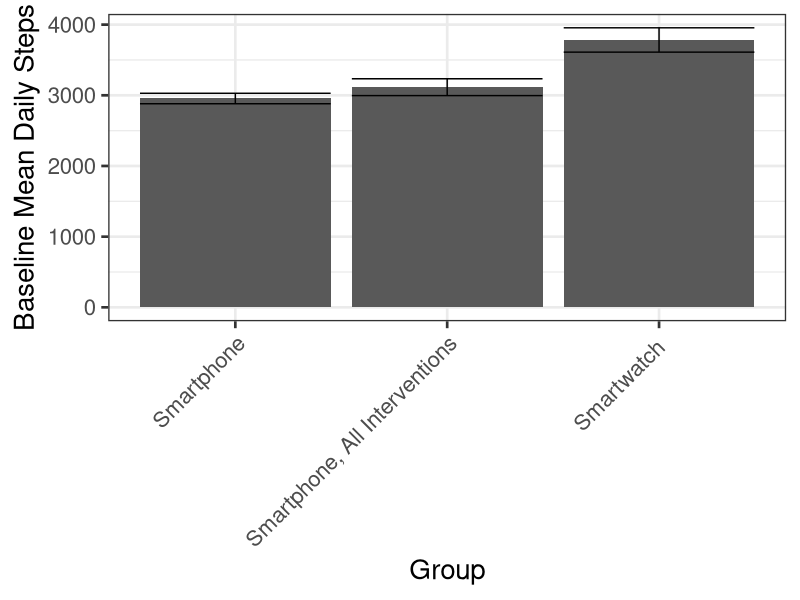
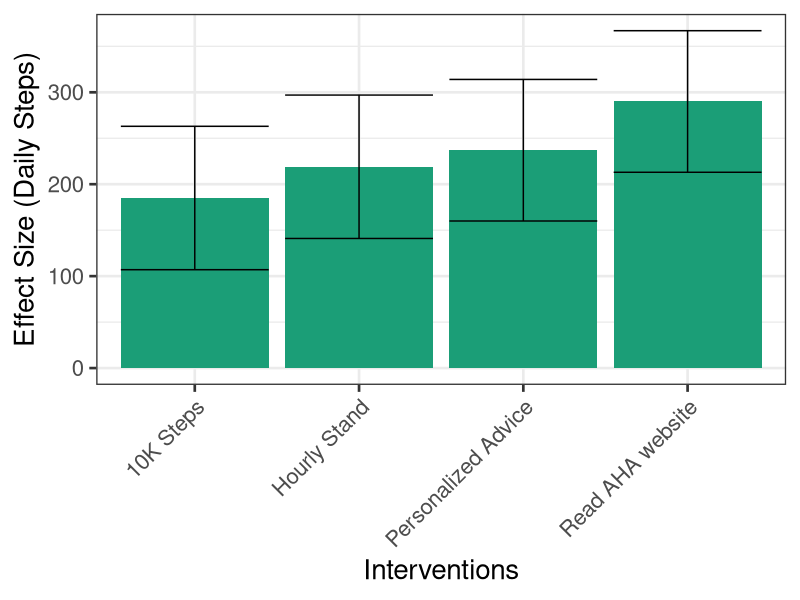
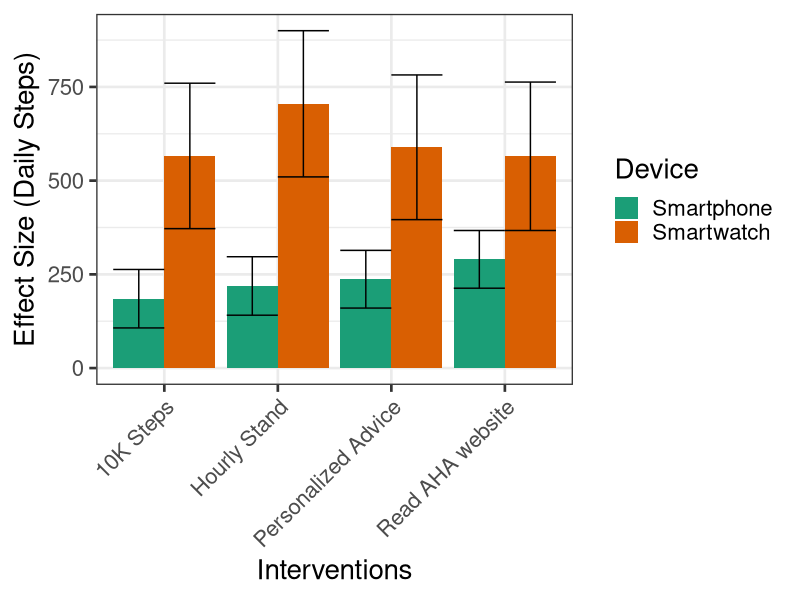
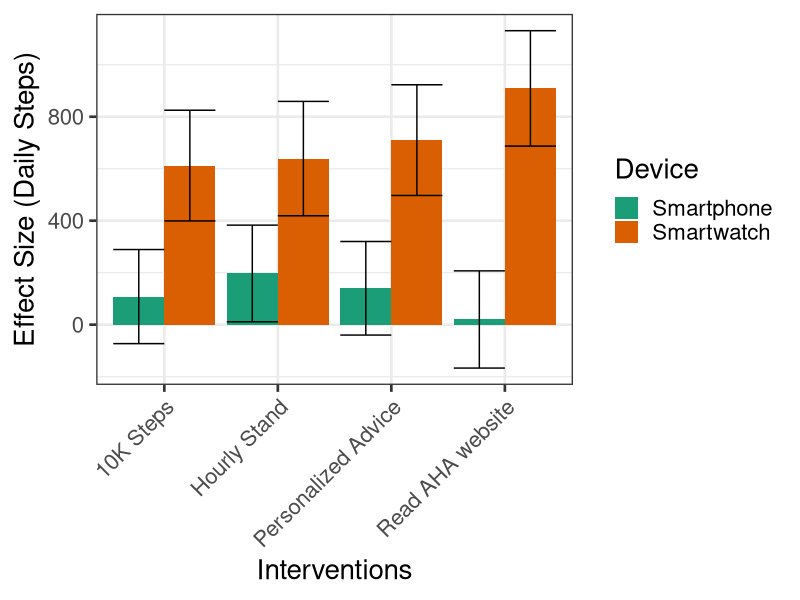

Write R code to recreate these figures, in order.
rm(list=ls())
library(ggplot2)
baseline=read.table("baseline.csv",header=TRUE,sep='\t')
effects=read.table("effect_size.csv",header=TRUE,sep='\t')
effects_phone=effects[effects$Device=="Smartphone",]
phone_v_watch=read.table("phone_v_watch.csv",header=TRUE,sep='\t')
p1=ggplot(data=baseline,
       aes(x=baseline$Group,
           y=baseline$Steps))+
  geom_bar(stat='identity')+
  theme_bw(20)+
  geom_errorbar(aes(ymin=baseline$Steps-baseline$SE,ymax=baseline$Steps+baseline$SE))+
  theme(axis.text.x = element_text(angle = 45, vjust = 1, hjust=1))+
  xlab("Group")+
  ylab("Baseline Mean Daily Steps")

p2=ggplot(data=effects_phone,
          aes(x=effects_phone$Intervention,
              y=effects_phone$Steps))+
  geom_bar(stat='identity',fill="#1b9e77")+
  theme_bw(20)+
  geom_errorbar(aes(ymin=effects_phone$Steps-effects_phone$SE,
                    ymax=effects_phone$Steps+effects_phone$SE))+
  theme(axis.text.x = element_text(angle = 45, vjust = 1, hjust=1))+
  xlab("Interventions")+
  ylab("Effect Size (Daily Steps)")


p3=ggplot(data=effects,
          aes(x=effects$Intervention,
              y=effects$Steps,
              ymin=effects$Steps-effects$SE,
              ymax=effects$Steps+effects$SE,
              group=effects$Device,
              fill=effects$Device))+
  geom_bar(stat='identity',position = "dodge")+
  theme_bw(20)+
  geom_errorbar(position=position_dodge(width=0.9))+
  theme(axis.text.x = element_text(angle = 45, vjust = 1, hjust=1))+
  xlab("Interventions")+
  ylab("Effect Size (Daily Steps)")+
  scale_fill_manual(values=c("#1b9e77","#d95f02"),name="Device")

p4=ggplot(data=phone_v_watch,
          aes(x=phone_v_watch$Intervention,
              y=phone_v_watch$Steps,
              ymin=phone_v_watch$Steps-phone_v_watch$SE,
              ymax=phone_v_watch$Steps+phone_v_watch$SE,
              group=phone_v_watch$Device,
              fill=phone_v_watch$Device))+
  geom_bar(stat='identity',position = "dodge")+
  theme_bw(20)+
  geom_errorbar(position=position_dodge(width=0.9))+
  theme(axis.text.x = element_text(angle = 45, vjust = 1, hjust=1))+
  xlab("Interventions")+
  ylab("Effect Size (Daily Steps)")+
  scale_fill_manual(values=c("#1b9e77","#d95f02"),name="Device")

